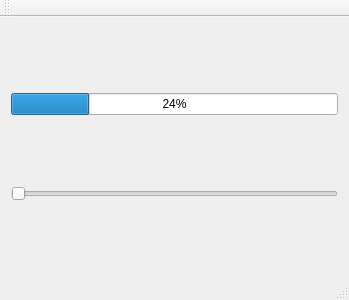
<?xml version="1.0" encoding="UTF-8"?>
<ui version="4.0">
 <class>MainWindow</class>
 <widget class="QMainWindow" name="MainWindow">
  <property name="geometry">
   <rect>
    <x>0</x>
    <y>0</y>
    <width>349</width>
    <height>300</height>
   </rect>
  </property>
  <property name="windowTitle">
   <string>MainWindow</string>
  </property>
  <widget class="QWidget" name="centralWidget">
   <layout class="QHBoxLayout" name="horizontalLayout_2">
    <item>
     <layout class="QVBoxLayout" name="verticalLayout">
      <item>
       <widget class="QProgressBar" name="progressBar">
        <property name="value">
         <number>24</number>
        </property>
       </widget>
      </item>
      <item>
       <widget class="QSlider" name="horizontalSlider">
        <property name="orientation">
         <enum>Qt::Horizontal</enum>
        </property>
       </widget>
      </item>
     </layout>
    </item>
   </layout>
  </widget>
  <widget class="QMenuBar" name="menuBar">
   <property name="geometry">
    <rect>
     <x>0</x>
     <y>0</y>
     <width>349</width>
     <height>21</height>
    </rect>
   </property>
  </widget>
  <widget class="QToolBar" name="mainToolBar">
   <attribute name="toolBarArea">
    <enum>TopToolBarArea</enum>
   </attribute>
   <attribute name="toolBarBreak">
    <bool>false</bool>
   </attribute>
  </widget>
  <widget class="QStatusBar" name="statusBar"/>
 </widget>
 <layoutdefault spacing="6" margin="11"/>
 <resources/>
 <connections>
  <connection>
   <sender>horizontalSlider</sender>
   <signal>valueChanged(int)</signal>
   <receiver>progressBar</receiver>
   <slot>setValue(int)</slot>
   <hints>
    <hint type="sourcelabel">
     <x>150</x>
     <y>194</y>
    </hint>
    <hint type="destinationlabel">
     <x>155</x>
     <y>113</y>
    </hint>
   </hints>
  </connection>
 </connections>
</ui>
